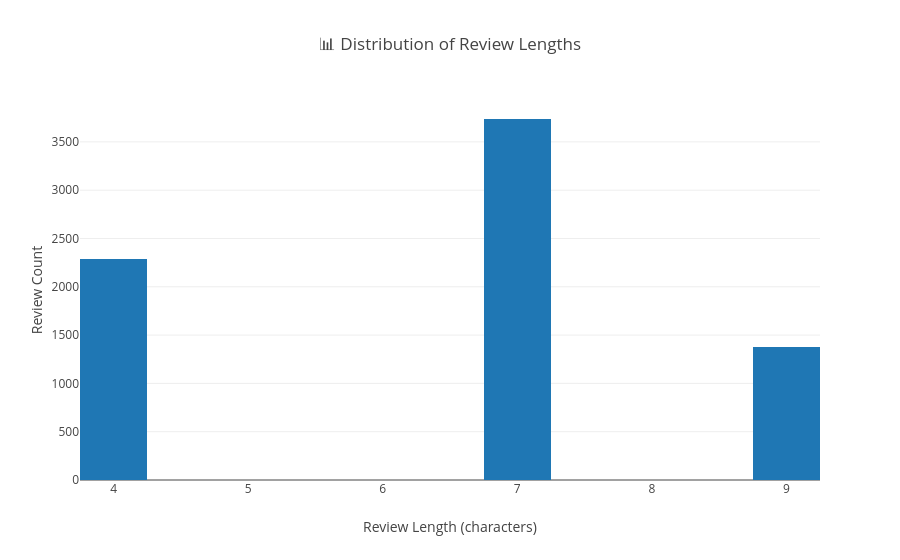

Here is the notebook cell this chart was saved with:
### Code cell
# 📦 Import Libraries
import pandas as pd
import numpy as np
import matplotlib.pyplot as plt
import seaborn as sns
from wordcloud import WordCloud
from collections import Counter
from nltk.sentiment.vader import SentimentIntensityAnalyzer
from textblob import TextBlob
import nltk
import plotly.express as px

# 🛠️ Optional Font Fix (Avoid emoji warnings in matplotlib)
plt.rcParams['font.family'] = 'Segoe UI Emoji'  # For emoji support; or use 'Arial Unicode MS'

# 📥 Download NLTK Resources
nltk.download('vader_lexicon')

# 🧠 Load spaCy model safely
try:
    import spacy
    nlp = spacy.load("en_core_web_sm")
except:
    import os
    os.system("python -m spacy download en_core_web_sm")
    import spacy
    nlp = spacy.load("en_core_web_sm")

# 📁 Load Dataset
df = pd.read_csv(r"C:\Users\acer\Downloads\Level 3 - Advanced Text, Correlation & Decision\Data Analysis Internship__Dataset__Cognifyz Technologies.csv")

# 🧹 Clean and Prepare Review Data
df_reviews = df[['Rating text', 'Aggregate rating']].dropna()
df_reviews = df_reviews[df_reviews['Rating text'].str.lower() != 'not rated'].copy()
df_reviews['Cleaned_Review'] = df_reviews['Rating text'].str.lower().str.strip()

# 🧠 Keyword Analysis
positive_words = ['excellent', 'very good', 'good', 'amazing', 'fantastic', 'delicious', 'great']
negative_words = ['poor', 'bad', 'worst', 'average', 'terrible', 'disappointed', 'not good']
all_words = ' '.join(df_reviews['Cleaned_Review']).split()
word_counts = Counter(all_words)

positive_freq = {word: count for word, count in word_counts.items() if word in positive_words}
negative_freq = {word: count for word, count in word_counts.items() if word in negative_words}

# 🎨 WordClouds
plt.figure(figsize=(14, 6))

plt.subplot(1, 2, 1)
wc_pos = WordCloud(width=600, height=400, background_color='black', colormap='Greens').generate_from_frequencies(positive_freq)
plt.imshow(wc_pos, interpolation='bilinear')
plt.title("✅ Positive Keywords in Reviews", fontsize=14)
plt.axis('off')

plt.subplot(1, 2, 2)
wc_neg = WordCloud(width=600, height=400, background_color='black', colormap='Reds').generate_from_frequencies(negative_freq)
plt.imshow(wc_neg, interpolation='bilinear')
plt.title("❌ Negative Keywords in Reviews", fontsize=14)
plt.axis('off')

plt.tight_layout()
plt.show()

# 📏 Review Length Analysis
df_reviews['Review Length'] = df_reviews['Cleaned_Review'].apply(len)

fig = px.histogram(
    df_reviews, 
    x='Review Length', 
    nbins=15, 
    title='📊 Distribution of Review Lengths',
    color_discrete_sequence=['#1f77b4']
)
fig.update_layout(xaxis_title='Review Length (characters)', yaxis_title='Review Count')
fig.show()

# 🧠 Vader Sentiment Score
sid = SentimentIntensityAnalyzer()
df_reviews['VADER Score'] = df_reviews['Cleaned_Review'].apply(lambda x: sid.polarity_scores(x)['compound'])

# 🔬 TextBlob Sentiment Scores
df_reviews['TextBlob Polarity'] = df_reviews['Cleaned_Review'].apply(lambda x: TextBlob(x).sentiment.polarity)
df_reviews['TextBlob Subjectivity'] = df_reviews['Cleaned_Review'].apply(lambda x: TextBlob(x).sentiment.subjectivity)

# 📊 Compare Vader vs TextBlob
plt.figure(figsize=(8, 5))
sns.scatterplot(
    data=df_reviews, 
    x='VADER Score', 
    y='TextBlob Polarity', 
    hue='Aggregate rating', 
    palette='coolwarm', 
    alpha=0.7
)
plt.title("🔁 Comparison: VADER vs TextBlob Sentiment Scores")
plt.grid(True)
plt.tight_layout()
plt.show()

# 🧠 Sentiment Labels
df_reviews['Sentiment Label'] = df_reviews['VADER Score'].apply(
    lambda x: 'Positive' if x > 0.2 else ('Negative' if x < -0.2 else 'Neutral')
)

# 📊 Sentiment Distribution
sentiment_counts = df_reviews['Sentiment Label'].value_counts()
plt.figure(figsize=(6,4))
sns.barplot(x=sentiment_counts.index, y=sentiment_counts.values, palette='viridis')
plt.title("📦 Sentiment Distribution in Reviews")
plt.ylabel("Number of Reviews")
plt.xlabel("Sentiment")
plt.grid(axis='y', linestyle='--', alpha=0.7)
plt.tight_layout()
plt.show()

# 📈 Sentiment vs Rating Correlation
correlation = df_reviews[['Aggregate rating', 'VADER Score']].corr().iloc[0,1].round(3)
print(f"📈 Correlation between Aggregate Rating and VADER Score: {correlation}")

sns.lmplot(
    data=df_reviews, 
    x='VADER Score', 
    y='Aggregate rating',
    aspect=1.5, height=5, line_kws={'color': 'red'}
)
plt.title("📉 Regression: VADER Sentiment Score vs Aggregate Rating")
plt.grid(True, linestyle='--', alpha=0.6)
plt.tight_layout()
plt.show()

# 🧬 spaCy Noun Chunk Extraction
all_chunks = []

for doc in nlp.pipe(df_reviews['Cleaned_Review'].tolist(), batch_size=50):
    all_chunks.extend([chunk.text.lower() for chunk in doc.noun_chunks])

# 🔝 Top Noun Phrases
chunk_counts = Counter(all_chunks)
top_chunks = chunk_counts.most_common(15)

chunk_df = pd.DataFrame(top_chunks, columns=['Noun Chunk', 'Frequency'])

plt.figure(figsize=(10,5))
sns.barplot(data=chunk_df, y='Noun Chunk', x='Frequency', palette='magma')
plt.title("🧬 Top 15 Noun Phrases from Reviews")
plt.xlabel("Frequency")
plt.ylabel("Noun Phrase")
plt.grid(axis='x', linestyle='--', alpha=0.7)
plt.tight_layout()
plt.show()

### Figure 1 — Plotly figure (JSON) as saved in the notebook; plotly's stock layout.template omitted (floating-point values rounded to 4 significant figures; data arrays with more than 128 entries replaced by an {"elided": "..."} marker saying what was removed)
{"data": [{"alignmentgroup": "True", "bingroup": "x", "hovertemplate": "Review Length=%{x}<br>count=%{y}<extra></extra>", "legendgroup": "", "marker": {"color": "#1f77b4", "pattern": {"shape": ""}}, "name": "", "nbinsx": 15, "offsetgroup": "", "orientation": "v", "showlegend": false, "type": "histogram", "x": {"elided": "7403 int values"}, "xaxis": "x", "yaxis": "y"}], "layout": {"autosize": true, "barmode": "relative", "legend": {"tracegroupgap": 0}, "title": {"text": "📊 Distribution of Review Lengths"}, "xaxis": {"anchor": "y", "autorange": true, "domain": [0, 1], "range": [3.75, 9.25], "title": {"text": "Review Length (characters)"}, "type": "linear"}, "yaxis": {"anchor": "x", "autorange": true, "domain": [0, 1], "range": [0, 3934.0], "title": {"text": "Review Count"}}}}
